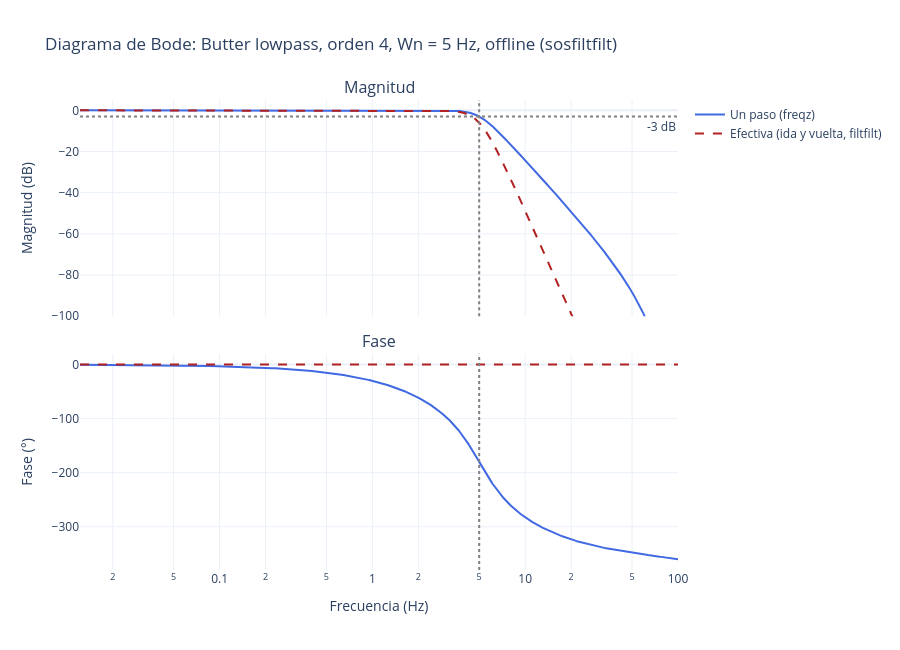

Notebook code for this chart:
### Code cell
# LPF Butterworth a 5 Hz, orden 4, offline (fase cero)
df_D01_SA01_R01['ADXL_filt'] = filtrar_senal(df_D01_SA01_R01, 'ADXL', tipo='LPF', fc=5)

# # HPF Bessel a 0.5 Hz, causal (como en tiempo real)
# filtrar_senal(df_D01_SA01_R01, 'MMA', tipo='HPF', modelo='bessel', fc=0.5, orden=3, causal=True)

# # Pasabandas Chebyshev I, 1-10 Hz, 1 dB de rizado
# filtrar_senal(df_D01_SA01_R01, 'ITG', tipo='BPF', modelo='cheby1', fc=(1, 10), orden=4, rp=1)

# # Por especificaciones: el orden mínimo se calcula solo
# filtrar_senal(df_D01_SA01_R01, 'ADXL', tipo='LPF', modelo='ellip',
#               fpaso=5, frechazo=8, gpass=1, gstop=40)

### Figure 1 — Plotly figure (JSON) as saved in the notebook; plotly's stock layout.template omitted (floating-point values rounded to 4 significant figures; data arrays with more than 128 entries replaced by an {"elided": "..."} marker saying what was removed)
{"data": [{"line": {"color": "royalblue", "width": 2}, "mode": "lines", "name": "Un paso (freqz)", "type": "scatter", "x": {"elided": "8191 float values"}, "xaxis": "x", "y": {"elided": "8191 float values"}, "yaxis": "y"}, {"line": {"color": "firebrick", "dash": "dash", "width": 2}, "mode": "lines", "name": "Efectiva (ida y vuelta, filtfilt)", "type": "scatter", "x": {"elided": "8191 float values"}, "xaxis": "x", "y": {"elided": "8191 float values"}, "yaxis": "y"}, {"line": {"color": "royalblue", "width": 2}, "mode": "lines", "name": "Fase (un paso)", "showlegend": false, "type": "scatter", "x": {"elided": "8191 float values"}, "xaxis": "x2", "y": {"elided": "8191 float values"}, "yaxis": "y2"}, {"line": {"color": "firebrick", "dash": "dash", "width": 2}, "mode": "lines", "name": "Fase efectiva = 0°", "showlegend": false, "type": "scatter", "x": {"elided": "8191 float values"}, "xaxis": "x2", "y": {"elided": "8191 float values"}, "yaxis": "y2"}], "layout": {"annotations": [{"font": {"size": 16}, "showarrow": false, "text": "Magnitud", "x": 0.5, "xanchor": "center", "xref": "paper", "y": 1, "yanchor": "bottom", "yref": "paper"}, {"font": {"size": 16}, "showarrow": false, "text": "Fase", "x": 0.5, "xanchor": "center", "xref": "paper", "y": 0.46, "yanchor": "bottom", "yref": "paper"}, {"showarrow": false, "text": "-3 dB", "x": 1, "xanchor": "right", "xref": "x domain", "y": -3, "yanchor": "top", "yref": "y"}], "height": 650, "hovermode": "x unified", "shapes": [{"line": {"color": "gray", "dash": "dot"}, "type": "line", "x0": 0, "x1": 1, "xref": "x domain", "y0": -3, "y1": -3, "yref": "y"}, {"line": {"color": "gray", "dash": "dot"}, "type": "line", "x0": 5, "x1": 5, "xref": "x", "y0": 0, "y1": 1, "yref": "y domain"}, {"line": {"color": "gray", "dash": "dot"}, "type": "line", "x0": 5, "x1": 5, "xref": "x2", "y0": 0, "y1": 1, "yref": "y2 domain"}], "title": {"text": "Diagrama de Bode: Butter lowpass, orden 4, Wn = 5 Hz, offline (sosfiltfilt)"}, "xaxis": {"anchor": "y", "domain": [0, 1], "matches": "x2", "showticklabels": false, "type": "log"}, "xaxis2": {"anchor": "y2", "domain": [0, 1], "title": {"text": "Frecuencia (Hz)"}, "type": "log"}, "yaxis": {"anchor": "x", "domain": [0.54, 1], "range": [-100, 5], "title": {"text": "Magnitud (dB)"}}, "yaxis2": {"anchor": "x2", "domain": [0, 0.46], "title": {"text": "Fase (°)"}}}}
